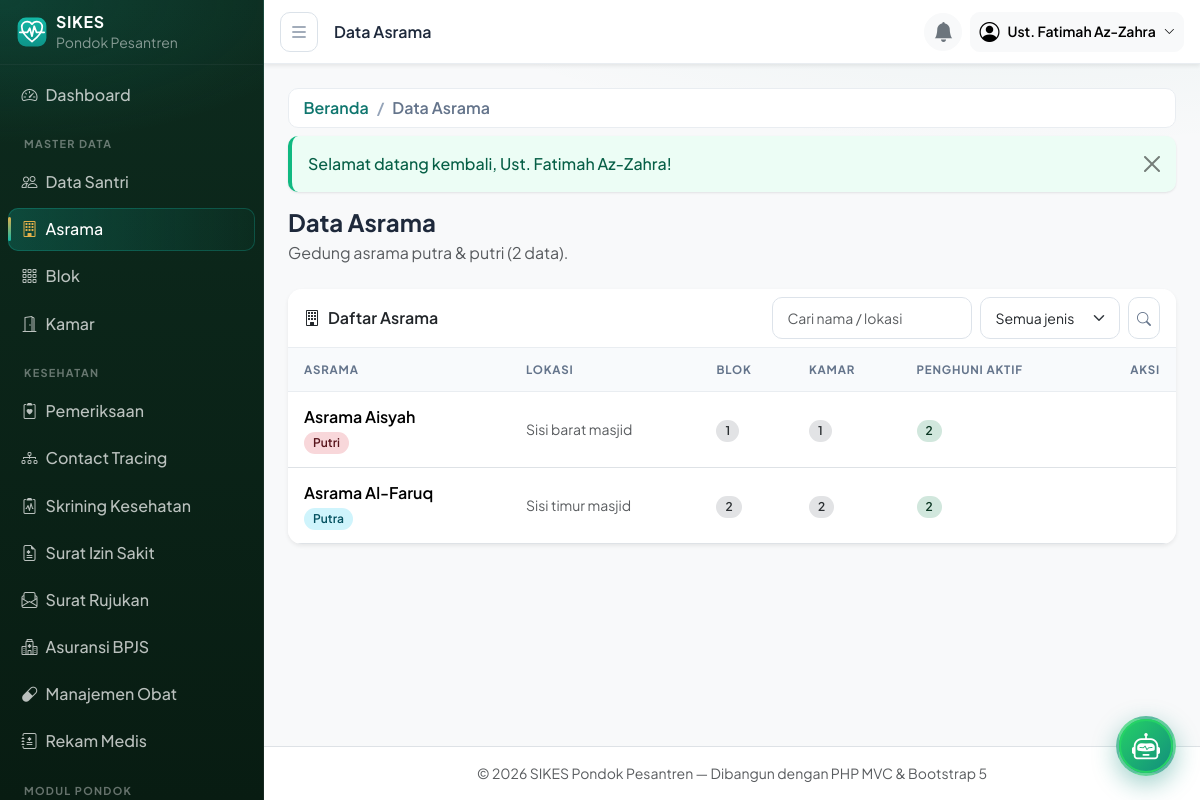
Page /asrama (signed in) on the committed database.
### tables this page shows
CREATE TABLE asrama (
  id         INT UNSIGNED AUTO_INCREMENT PRIMARY KEY,
  nama       VARCHAR(100) NOT NULL,
  jenis      ENUM('putra','putri') NOT NULL,
  lokasi     VARCHAR(150) DEFAULT NULL,
  keterangan VARCHAR(255) DEFAULT NULL,
  created_at TIMESTAMP NOT NULL DEFAULT CURRENT_TIMESTAMP,
  updated_at TIMESTAMP NOT NULL DEFAULT CURRENT_TIMESTAMP ON UPDATE CURRENT_TIMESTAMP
);

### app/core/helpers.php (called while the page is built, shortened)
<?php
function e(?string $value): string
{
    return htmlspecialchars($value ?? '', ENT_QUOTES, 'UTF-8');
}
function base_url(string $path = ''): string
{
    return APP_URL . '/' . ltrim($path, '/');
}
function app_base_path(): string
{
    $dir = rtrim(str_replace('\\', '/', dirname($_SERVER['SCRIPT_NAME'] ?? '/')), '/');
    return $dir;
}
function current_path(): string
{
    $uri  = parse_url($_SERVER['REQUEST_URI'] ?? '/', PHP_URL_PATH) ?: '/';
    $base = app_base_path();
    $uri = '/' . trim($uri, '/');
    return $uri === '//' ? '/' : $uri;
}

### app/core/Controller.php (called while the page is built, shortened)
<?php
abstract class Controller
{
    protected function view(string $view, array $vars = [], ?string $layout = 'layouts/main'): void
    {
        extract($vars, EXTR_SKIP);
        require ROOT_PATH . '/app/views/' . str_replace('..', '', $layout) . '.php';
    }
}

### app/controllers/AsramaController.php (called while the page is built, shortened)
<?php
class AsramaController extends Controller
{
    private Asrama $asrama;
    public function __construct()
    {
        $this->asrama = new Asrama();
    }
    public function index(): void
    {
        $q     = trim($_GET['q'] ?? '');
        $jenis = in_array($_GET['jenis'] ?? '', ['putra', 'putri'], true) ? $_GET['jenis'] : '';
        $page  = max(1, (int) ($_GET['page'] ?? 1));
        $this->view('asrama/index', [
            'title'   => 'Data Asrama',
            'user'    => Auth::user(),
            'data'    => $this->asrama->paginate($page, 10, $q, $jenis),
            'filters' => ['q' => $q, 'jenis' => $jenis],
        ]);
    }
}

### app/core/App.php (called while the page is built, shortened)
<?php
class App
{
    public function run(): void
    {
        $router = new Router();
        $router->dispatch();
    }
}

### public/index.php (called while the page is built, shortened)
<?php
require ROOT_PATH . '/app/core/helpers.php';
require ROOT_PATH . '/app/core/App.php';
(new App\Core\App())->run();

### app/core/Database.php (called while the page is built, shortened)
<?php
class Database
{
    private static ?Database $instance = null;
    private PDO $pdo;
    private function __construct()
    {
        $dsn = sprintf('mysql:host=%s;port=%s;dbname=%s;charset=%s', DB_HOST, DB_PORT, DB_NAME, DB_CHARSET);
        try {
            $this->pdo = new PDO($dsn, DB_USER, DB_PASS, [
                PDO::ATTR_ERRMODE            => PDO::ERRMODE_EXCEPTION,
                PDO::ATTR_DEFAULT_FETCH_MODE => PDO::FETCH_ASSOC,
                PDO::ATTR_EMULATE_PREPARES   => false,
            ]);
        } catch (PDOException $e) {
            if (APP_ENV === 'development') {
                exit('Koneksi database gagal: ' . $e->getMessage()
                    . ' — periksa app/config/config.php dan pastikan database sudah diimpor.');
            }
            exit('Terjadi kesalahan pada server. Silakan coba lagi nanti.');
        }
    }
    public static function getInstance(): Database
    {
        return self::$instance ??= new self();
    }
    public function query(string $sql, array $params = []): PDOStatement
    {
        $stmt = $this->pdo->prepare($sql);
        $stmt->execute($params);
        return $stmt;
    }
    public function fetchAll(string $sql, array $params = []): array
    {
        return $this->query($sql, $params)->fetchAll();
    }
}

### app/models/Asrama.php (called while the page is built, shortened)
<?php
class Asrama extends Model
{
    public function paginate(int $page, int $perPage, string $q = '', string $jenis = ''): array
    {
        $offset = max(0, ($page - 1) * $perPage);
        $where  = [];
        $params = [];
        $whereSql = $where ? ' WHERE ' . implode(' AND ', $where) : '';
        $total = (int) ($this->db->fetch(
            "SELECT COUNT(*) AS total FROM asrama a{$whereSql}", $params
        )['total'] ?? 0);
        $rows = $this->db->fetchAll(
            "SELECT a.*,
                    (SELECT COUNT(*) FROM blok b WHERE b.asrama_id = a.id) AS blok_count,
                    (SELECT COUNT(*) FROM kamar k JOIN blok b ON b.id = k.blok_id WHERE b.asrama_id = a.id) AS kamar_count,
                    (SELECT COUNT(*) FROM santri s
                       JOIN kamar k ON k.id = s.kamar_id
                       JOIN blok b  ON b.id = k.blok_id
                      WHERE b.asrama_id = a.id AND s.status = 'aktif') AS penghuni_count
             FROM asrama a{$whereSql}
             ORDER BY a.nama ASC
             LIMIT {$perPage} OFFSET {$offset}",
            $params
        );
        return ['rows'=>$rows, 'total'=>$total, 'page'=>$page, 'pages'=>max(1, (int) ceil($total / $perPage))];
    }
}

### app/core/Model.php (called while the page is built, shortened)
<?php
abstract class Model
{
    public function __construct()
    {
        $this->db = Database::getInstance();
    }
}

### app/views/asrama/index.php (the view, shortened to what this page needs)
<div class="d-flex flex-wrap align-items-center justify-content-between mb-4 gap-2">
    <div>
        <h1 class="h4 fw-bold mb-1">Data Asrama</h1>
        <p class="text-muted mb-0">Gedung asrama putra &amp; putri (<?= (int) $data['total'] ?> data).</p>
    </div>
</div>
<?php require ROOT_PATH . '/app/views/partials/flash.php'; ?>
<div class="card border-0 shadow-sm">
    <div class="card-header bg-white d-flex flex-wrap gap-2 align-items-center justify-content-between">
        <span class="fw-semibold"><i class="bi bi-building me-2"></i>Daftar Asrama</span>
        <form class="d-flex gap-2" method="GET" action="<?= base_url('/asrama') ?>">
            <input type="text" name="q" class="form-control form-control-sm" style="width:200px"
                   placeholder="Cari nama / lokasi" value="<?= e($filters['q']) ?>">
            <select name="jenis" class="form-select form-select-sm" style="width:140px" onchange="this.form.submit()">
                <option value="">Semua jenis</option>
            </select>
            <button class="btn btn-sm btn-outline-secondary" type="submit"><i class="bi bi-search"></i></button>
        </form>
    </div>
    <div class="table-responsive">
        <table class="table table-hover align-middle mb-0">
            <thead><tr><th>Asrama</th><th>Lokasi</th><th>Blok</th><th>Kamar</th><th>Penghuni Aktif</th><th class="text-end">Aksi</th></tr></thead>
            <tbody>
            <?php foreach ($data['rows'] as $row): ?>
                <tr>
                    <td>
                        <div class="fw-semibold"><?= e($row['nama']) ?></div>
                        <span class="badge bg-<?= $row['jenis'] === 'putra' ? 'info' : 'danger' ?>-subtle
                                      text-<?= $row['jenis'] === 'putra' ? 'info' : 'danger' ?>-emphasis">
                            <?= e(ucfirst($row['jenis'])) ?>
                        </span>
                    </td>
                    <td class="small text-muted"><?= e($row['lokasi'] ?? '-') ?></td>
                    <td><span class="badge bg-secondary-subtle text-secondary-emphasis"><?= (int) $row['blok_count'] ?></span></td>
                    <td><span class="badge bg-secondary-subtle text-secondary-emphasis"><?= (int) $row['kamar_count'] ?></span></td>
                    <td><span class="badge bg-success-subtle text-success-emphasis"><?= (int) $row['penghuni_count'] ?></span></td>
                    <td class="text-end">
                    </td>
                </tr>
            <?php endforeach; ?>
            </tbody>
        </table>
    </div>
</div>

### app/core/Router.php (shortened to what this page needs)
<?php
class Router
{
    private array $routes = [];
    private function add(string $method, string $path, string $handler, ?string $permission): void
    {
        $this->routes[] = compact('method', 'path', 'handler', 'permission');
    }
    public function dispatch(): void
    {
        $httpMethod = strtoupper($_SERVER['REQUEST_METHOD']);
        $uri        = current_path();
        foreach ($this->routes as $route) {
            if ($route['method'] !== $httpMethod) {
                continue;
            }
            if (preg_match($this->toRegex($route['path']), $uri, $matches)) {
                $params = array_values(array_filter($matches, 'is_string', ARRAY_FILTER_USE_KEY));
                $this->invoke($route['handler'], $params);
                return;
            }
        }
    }
    private function toRegex(string $path): string
    {
        $regex = preg_replace('#\{([a-zA-Z_][a-zA-Z0-9_]*)\}#', '(?<$1>[a-zA-Z0-9_-]+)', $path);
        return '#^' . $regex . '$#';
    }
    private function invoke(string $handler, array $params): void
    {
        [$controllerName, $action] = explode('@', $handler);
        (new $class())->{$action}(...$params);
    }
}

### public/css/style.css (style rules this page uses)
:root { --brand: #0f766e; --brand-dark: #115e59; --brand-light: #14b8a6; --brand-soft: rgba(15, 118, 110, .08); --accent: #e2b04a; --accent-soft: rgba(226, 176, 74, .15); --sidebar-width: 264px; --sidebar-bg-1: #0d2b1e; --sidebar-bg-2: #081c12; --surface: #ffffff; --page-bg: #f4f6f8; --text-main: #1e293b; --text-muted: #64748b; --line: #e9edf1; --shadow-sm: 0 1px 2px rgba(15, 23, 42, .05), 0 1px 3px rgba(15, 23, 42, .06); --shadow-md: 0 4px 10px -2px rgba(15, 23, 42, .06), 0 12px 24px -6px rgba(15, 23, 42, .09); --shadow-lg: 0 18px 40px -12px rgba(15, 23, 42, .18); --radius: 14px; --radius-sm: 10px; --font: 'Plus Jakarta Sans', 'Segoe UI', system-ui, -apple-system, sans-serif; }
body { font-family: var(--font); background-color: var(--page-bg); background-image: radial-gradient(1100px 380px at 85% -10%, rgba(15, 118, 110, .07), transparent 60%); color: var(--text-main); -webkit-font-smoothing: antialiased; }
* { scrollbar-width: thin; scrollbar-color: rgba(148, 163, 184, .45) transparent; }
.btn { border-radius: var(--radius-sm); font-weight: 600; }
.btn-outline-secondary { --bs-btn-color: var(--text-muted); --bs-btn-border-color: #dbe2e9; --bs-btn-hover-bg: #f1f5f9; --bs-btn-hover-border-color: #dbe2e9; --bs-btn-hover-color: var(--text-main); }
.badge { border-radius: 999px; padding: .45em .75em; font-weight: 600; }
.card { border: 1px solid var(--line); border-radius: var(--radius); box-shadow: var(--shadow-sm); }
.card-header { background: var(--surface); border-bottom: 1px solid var(--line); font-weight: 700; border-radius: var(--radius) var(--radius) 0 0 !important; }
.form-control, .form-select { border-radius: var(--radius-sm); border-color: #dde3ea; padding: .6rem .9rem; transition: border-color .15s ease, box-shadow .15s ease; }
.table { --bs-table-hover-bg: var(--brand-soft); }
.table thead th { background: #f8fafc; font-size: .72rem; font-weight: 700; letter-spacing: .07em; text-transform: uppercase; color: var(--text-muted); border-bottom: 1px solid var(--line); }
.table > :not(caption) > * > * { padding: .8rem 1rem; }
.table thead th { position: sticky; top: 0; z-index: 1; }
.card { overflow: hidden; }
.table td .badge { white-space: nowrap; }

### rows in the picture
asrama: nama "Asrama Aisyah", jenis "Putri", lokasi "Sisi barat masjid", blok_count "1", kamar_count "1", penghuni_count "2"
asrama: nama "Asrama Al-Faruq", jenis "Putra", lokasi "Sisi timur masjid", blok_count "2", kamar_count "2", penghuni_count "2"

### other values in the picture
$bcItem['label'] "Beranda"
$bcItem['label'] "Data Asrama"
$message "Selamat datang kembali, Ust. Fatimah Az-Zahra!"
